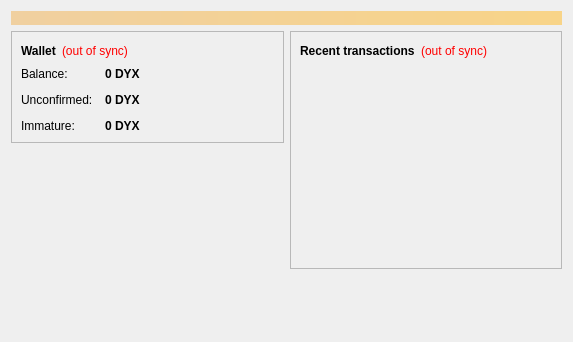
<?xml version="1.0" encoding="UTF-8"?>
<ui version="4.0">
 <class>OverviewPage</class>
 <widget class="QWidget" name="OverviewPage">
  <property name="geometry">
   <rect>
    <x>0</x>
    <y>0</y>
    <width>573</width>
    <height>342</height>
   </rect>
  </property>
  <property name="windowTitle">
   <string>Form</string>
  </property>
  <layout class="QVBoxLayout" name="topLayout">
   <item>
    <widget class="QLabel" name="labelAlerts">
     <property name="visible">
      <bool>false</bool>
     </property>
     <property name="styleSheet">
      <string notr="true">background-color: qlineargradient(x1: 0, y1: 0, x2: 1, y2: 0, stop:0 #F0D0A0, stop:1 #F8D488); color:#000000;</string>
     </property>
     <property name="wordWrap">
      <bool>true</bool>
     </property>
     <property name="margin">
      <number>3</number>
     </property>
    </widget>
   </item>
   <item>
    <layout class="QHBoxLayout" name="horizontalLayout" stretch="1,1">
     <item>
      <layout class="QVBoxLayout" name="verticalLayout_2">
       <item>
        <widget class="QFrame" name="frame">
         <property name="frameShape">
          <enum>QFrame::StyledPanel</enum>
         </property>
         <property name="frameShadow">
          <enum>QFrame::Raised</enum>
         </property>
         <layout class="QVBoxLayout" name="verticalLayout_4">
          <item>
           <layout class="QHBoxLayout" name="horizontalLayout_4">
            <item>
             <widget class="QLabel" name="label_5">
              <property name="font">
               <font>
                <weight>75</weight>
                <bold>true</bold>
               </font>
              </property>
              <property name="text">
               <string>Wallet</string>
              </property>
             </widget>
            </item>
            <item>
             <widget class="QLabel" name="labelWalletStatus">
              <property name="toolTip">
               <string>The displayed information may be out of date. Your wallet automatically synchronizes with the DynamicsCoin network after a connection is established, but this process has not completed yet.</string>
              </property>
              <property name="styleSheet">
               <string notr="true">QLabel { color: red; }</string>
              </property>
              <property name="text">
               <string notr="true">(out of sync)</string>
              </property>
              <property name="alignment">
               <set>Qt::AlignLeading|Qt::AlignLeft|Qt::AlignVCenter</set>
              </property>
             </widget>
            </item>
            <item>
             <spacer name="horizontalSpacer_2">
              <property name="orientation">
               <enum>Qt::Horizontal</enum>
              </property>
              <property name="sizeHint" stdset="0">
               <size>
                <width>40</width>
                <height>20</height>
               </size>
              </property>
             </spacer>
            </item>
           </layout>
          </item>
          <item>
           <layout class="QFormLayout" name="formLayout_2">
            <property name="fieldGrowthPolicy">
             <enum>QFormLayout::AllNonFixedFieldsGrow</enum>
            </property>
            <property name="horizontalSpacing">
             <number>12</number>
            </property>
            <property name="verticalSpacing">
             <number>12</number>
            </property>
            <item row="0" column="0">
             <widget class="QLabel" name="label">
              <property name="text">
               <string>Balance:</string>
              </property>
             </widget>
            </item>
            <item row="0" column="1">
             <widget class="QLabel" name="labelBalance">
              <property name="font">
               <font>
                <weight>75</weight>
                <bold>true</bold>
               </font>
              </property>
              <property name="cursor">
               <cursorShape>IBeamCursor</cursorShape>
              </property>
              <property name="toolTip">
               <string>Your current balance</string>
              </property>
              <property name="text">
               <string notr="true">0 DYX</string>
              </property>
              <property name="textInteractionFlags">
               <set>Qt::LinksAccessibleByMouse|Qt::TextSelectableByKeyboard|Qt::TextSelectableByMouse</set>
              </property>
             </widget>
            </item>
            <item row="1" column="0">
             <widget class="QLabel" name="label_3">
              <property name="text">
               <string>Unconfirmed:</string>
              </property>
             </widget>
            </item>
            <item row="1" column="1">
             <widget class="QLabel" name="labelUnconfirmed">
              <property name="font">
               <font>
                <weight>75</weight>
                <bold>true</bold>
               </font>
              </property>
              <property name="cursor">
               <cursorShape>IBeamCursor</cursorShape>
              </property>
              <property name="toolTip">
               <string>Total of transactions that have yet to be confirmed, and do not yet count toward the current balance</string>
              </property>
              <property name="text">
               <string notr="true">0 DYX</string>
              </property>
              <property name="textInteractionFlags">
               <set>Qt::LinksAccessibleByMouse|Qt::TextSelectableByKeyboard|Qt::TextSelectableByMouse</set>
              </property>
             </widget>
            </item>
            <item row="2" column="0">
             <widget class="QLabel" name="labelImmatureText">
              <property name="text">
               <string>Immature:</string>
              </property>
             </widget>
            </item>
            <item row="2" column="1">
             <widget class="QLabel" name="labelImmature">
              <property name="font">
               <font>
                <weight>75</weight>
                <bold>true</bold>
               </font>
              </property>
              <property name="toolTip">
               <string>Mined balance that has not yet matured</string>
              </property>
              <property name="text">
               <string notr="true">0 DYX</string>
              </property>
              <property name="textInteractionFlags">
               <set>Qt::LinksAccessibleByMouse|Qt::TextSelectableByKeyboard|Qt::TextSelectableByMouse</set>
              </property>
             </widget>
            </item>
           </layout>
          </item>
         </layout>
        </widget>
       </item>
       <item>
        <spacer name="verticalSpacer">
         <property name="orientation">
          <enum>Qt::Vertical</enum>
         </property>
         <property name="sizeHint" stdset="0">
          <size>
           <width>20</width>
           <height>40</height>
          </size>
         </property>
        </spacer>
       </item>
      </layout>
     </item>
     <item>
      <layout class="QVBoxLayout" name="verticalLayout_3">
       <item>
        <widget class="QFrame" name="frame_2">
         <property name="frameShape">
          <enum>QFrame::StyledPanel</enum>
         </property>
         <property name="frameShadow">
          <enum>QFrame::Raised</enum>
         </property>
         <layout class="QVBoxLayout" name="verticalLayout">
          <item>
           <layout class="QHBoxLayout" name="horizontalLayout_2">
            <item>
             <widget class="QLabel" name="label_4">
              <property name="text">
               <string>&lt;b&gt;Recent transactions&lt;/b&gt;</string>
              </property>
             </widget>
            </item>
            <item>
             <widget class="QLabel" name="labelTransactionsStatus">
              <property name="toolTip">
               <string>The displayed information may be out of date. Your wallet automatically synchronizes with the DynamicsCoin network after a connection is established, but this process has not completed yet.</string>
              </property>
              <property name="styleSheet">
               <string notr="true">QLabel { color: red; }</string>
              </property>
              <property name="text">
               <string notr="true">(out of sync)</string>
              </property>
              <property name="alignment">
               <set>Qt::AlignRight|Qt::AlignTrailing|Qt::AlignVCenter</set>
              </property>
             </widget>
            </item>
            <item>
             <spacer name="horizontalSpacer">
              <property name="orientation">
               <enum>Qt::Horizontal</enum>
              </property>
              <property name="sizeHint" stdset="0">
               <size>
                <width>40</width>
                <height>20</height>
               </size>
              </property>
             </spacer>
            </item>
           </layout>
          </item>
          <item>
           <widget class="QListView" name="listTransactions">
            <property name="styleSheet">
             <string notr="true">QListView { background: transparent; }</string>
            </property>
            <property name="frameShape">
             <enum>QFrame::NoFrame</enum>
            </property>
            <property name="verticalScrollBarPolicy">
             <enum>Qt::ScrollBarAlwaysOff</enum>
            </property>
            <property name="horizontalScrollBarPolicy">
             <enum>Qt::ScrollBarAlwaysOff</enum>
            </property>
            <property name="selectionMode">
             <enum>QAbstractItemView::NoSelection</enum>
            </property>
           </widget>
          </item>
         </layout>
        </widget>
       </item>
       <item>
        <spacer name="verticalSpacer_2">
         <property name="orientation">
          <enum>Qt::Vertical</enum>
         </property>
         <property name="sizeHint" stdset="0">
          <size>
           <width>20</width>
           <height>40</height>
          </size>
         </property>
        </spacer>
       </item>
      </layout>
     </item>
    </layout>
   </item>
  </layout>
 </widget>
 <resources/>
 <connections/>
</ui>
